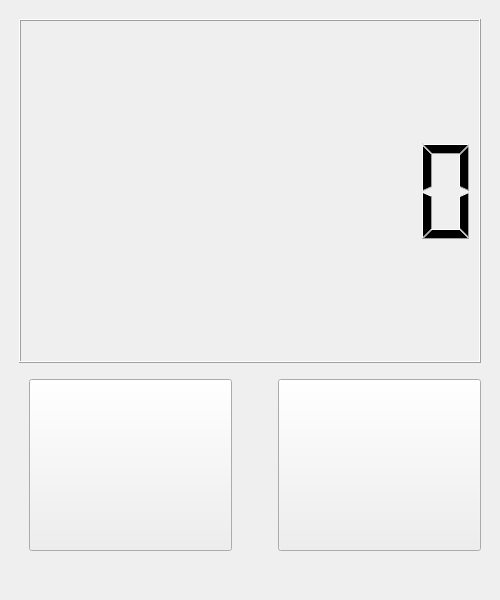
<?xml version="1.0" encoding="UTF-8"?>
<ui version="4.0">
 <class>MainWindow</class>
 <widget class="QMainWindow" name="MainWindow">
  <property name="geometry">
   <rect>
    <x>0</x>
    <y>0</y>
    <width>500</width>
    <height>600</height>
   </rect>
  </property>
  <property name="minimumSize">
   <size>
    <width>200</width>
    <height>300</height>
   </size>
  </property>
  <property name="windowTitle">
   <string>ZTimer</string>
  </property>
  <widget class="QWidget" name="centralwidget">
   <layout class="QHBoxLayout" name="horizontalLayout" stretch="0,1,0">
    <item>
     <spacer name="horizontalSpacer">
      <property name="orientation">
       <enum>Qt::Horizontal</enum>
      </property>
      <property name="sizeHint" stdset="0">
       <size>
        <width>10</width>
        <height>10</height>
       </size>
      </property>
     </spacer>
    </item>
    <item>
     <layout class="QVBoxLayout" name="verticalLayout" stretch="0,6,0,3,0">
      <item>
       <spacer name="verticalSpacer">
        <property name="orientation">
         <enum>Qt::Vertical</enum>
        </property>
        <property name="sizeHint" stdset="0">
         <size>
          <width>5</width>
          <height>10</height>
         </size>
        </property>
       </spacer>
      </item>
      <item>
       <layout class="QHBoxLayout" name="horizontalLayout_2">
        <item>
         <widget class="QLCDNumber" name="lcdNumber">
          <property name="sizePolicy">
           <sizepolicy hsizetype="Expanding" vsizetype="Expanding">
            <horstretch>0</horstretch>
            <verstretch>0</verstretch>
           </sizepolicy>
          </property>
          <property name="digitCount">
           <number>8</number>
          </property>
         </widget>
        </item>
       </layout>
      </item>
      <item>
       <spacer name="verticalSpacer_2">
        <property name="orientation">
         <enum>Qt::Vertical</enum>
        </property>
        <property name="sizeHint" stdset="0">
         <size>
          <width>5</width>
          <height>10</height>
         </size>
        </property>
       </spacer>
      </item>
      <item>
       <layout class="QHBoxLayout" name="horizontalLayout_3" stretch="0,3,0,3">
        <item>
         <spacer name="horizontalSpacer_4">
          <property name="orientation">
           <enum>Qt::Horizontal</enum>
          </property>
          <property name="sizeHint" stdset="0">
           <size>
            <width>10</width>
            <height>20</height>
           </size>
          </property>
         </spacer>
        </item>
        <item>
         <widget class="QPushButton" name="pushButton_start">
          <property name="sizePolicy">
           <sizepolicy hsizetype="Expanding" vsizetype="Minimum">
            <horstretch>0</horstretch>
            <verstretch>0</verstretch>
           </sizepolicy>
          </property>
          <property name="text">
           <string/>
          </property>
          <property name="iconSize">
           <size>
            <width>64</width>
            <height>64</height>
           </size>
          </property>
         </widget>
        </item>
        <item>
         <spacer name="horizontalSpacer_3">
          <property name="orientation">
           <enum>Qt::Horizontal</enum>
          </property>
          <property name="sizeHint" stdset="0">
           <size>
            <width>40</width>
            <height>20</height>
           </size>
          </property>
         </spacer>
        </item>
        <item>
         <widget class="QPushButton" name="pushButton_finish">
          <property name="sizePolicy">
           <sizepolicy hsizetype="Expanding" vsizetype="Minimum">
            <horstretch>0</horstretch>
            <verstretch>0</verstretch>
           </sizepolicy>
          </property>
          <property name="text">
           <string/>
          </property>
          <property name="iconSize">
           <size>
            <width>64</width>
            <height>64</height>
           </size>
          </property>
         </widget>
        </item>
       </layout>
      </item>
      <item>
       <spacer name="verticalSpacer_3">
        <property name="orientation">
         <enum>Qt::Vertical</enum>
        </property>
        <property name="sizeHint" stdset="0">
         <size>
          <width>5</width>
          <height>40</height>
         </size>
        </property>
       </spacer>
      </item>
     </layout>
    </item>
    <item>
     <spacer name="horizontalSpacer_2">
      <property name="orientation">
       <enum>Qt::Horizontal</enum>
      </property>
      <property name="sizeHint" stdset="0">
       <size>
        <width>10</width>
        <height>10</height>
       </size>
      </property>
     </spacer>
    </item>
   </layout>
  </widget>
  <widget class="QMenuBar" name="menuBar">
   <property name="geometry">
    <rect>
     <x>0</x>
     <y>0</y>
     <width>500</width>
     <height>26</height>
    </rect>
   </property>
  </widget>
 </widget>
 <resources/>
 <connections/>
</ui>
